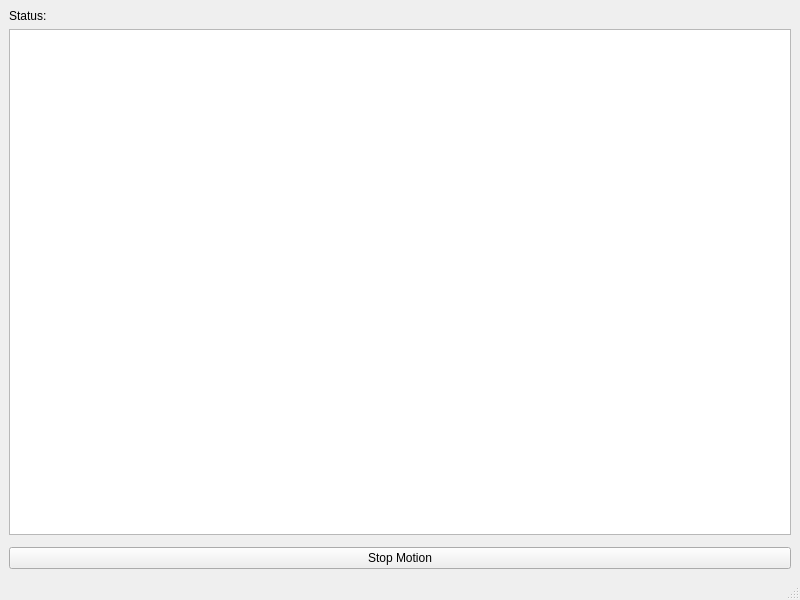
<?xml version="1.0" encoding="UTF-8"?>
<ui version="4.0">
 <class>MainWindow</class>
 <widget class="QMainWindow" name="MainWindow">
  <property name="geometry">
   <rect>
    <x>0</x>
    <y>0</y>
    <width>800</width>
    <height>600</height>
   </rect>
  </property>
  <property name="windowTitle">
   <string>MainWindow</string>
  </property>
  <widget class="QWidget" name="centralwidget">
   <layout class="QVBoxLayout" name="verticalLayout">
    <item>
     <layout class="QFormLayout" name="formLayout">
      <item row="0" column="0">
       <widget class="QLabel" name="label">
        <property name="text">
         <string>Status:</string>
        </property>
       </widget>
      </item>
      <item row="0" column="1">
       <widget class="QLabel" name="connection_status_label">
        <property name="text">
         <string/>
        </property>
       </widget>
      </item>
     </layout>
    </item>
    <item>
     <widget class="QTextEdit" name="debug_text">
      <property name="readOnly">
       <bool>true</bool>
      </property>
     </widget>
    </item>
    <item>
     <widget class="NewportStageWidget" name="stage_widget"/>
    </item>
    <item>
     <widget class="QPushButton" name="stop_motion_button">
      <property name="text">
       <string>Stop Motion</string>
      </property>
     </widget>
    </item>
   </layout>
  </widget>
  <widget class="QMenuBar" name="menubar">
   <property name="geometry">
    <rect>
     <x>0</x>
     <y>0</y>
     <width>800</width>
     <height>21</height>
    </rect>
   </property>
  </widget>
  <widget class="QStatusBar" name="statusbar"/>
 </widget>
 <customwidgets>
  <customwidget>
   <class>NewportStageWidget</class>
   <extends>QWidget</extends>
   <header>NewportStageWidget.h</header>
  </customwidget>
 </customwidgets>
 <resources/>
 <connections/>
</ui>
